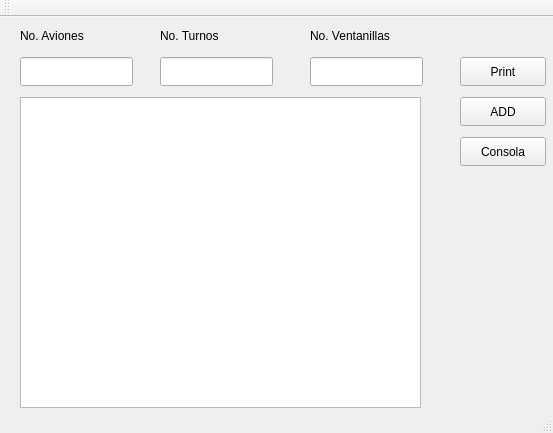
<?xml version="1.0" encoding="UTF-8"?>
<ui version="4.0">
 <class>MainWindow</class>
 <widget class="QMainWindow" name="MainWindow">
  <property name="geometry">
   <rect>
    <x>0</x>
    <y>0</y>
    <width>553</width>
    <height>433</height>
   </rect>
  </property>
  <property name="windowTitle">
   <string>MainWindow</string>
  </property>
  <widget class="QWidget" name="centralWidget">
   <widget class="QPushButton" name="pushButton">
    <property name="geometry">
     <rect>
      <x>460</x>
      <y>40</y>
      <width>86</width>
      <height>29</height>
     </rect>
    </property>
    <property name="text">
     <string>Print</string>
    </property>
   </widget>
   <widget class="QLineEdit" name="lineEdit">
    <property name="geometry">
     <rect>
      <x>20</x>
      <y>40</y>
      <width>113</width>
      <height>29</height>
     </rect>
    </property>
   </widget>
   <widget class="QLineEdit" name="lineEdit_2">
    <property name="geometry">
     <rect>
      <x>160</x>
      <y>40</y>
      <width>113</width>
      <height>29</height>
     </rect>
    </property>
   </widget>
   <widget class="QLineEdit" name="lineEdit_3">
    <property name="geometry">
     <rect>
      <x>310</x>
      <y>40</y>
      <width>113</width>
      <height>29</height>
     </rect>
    </property>
   </widget>
   <widget class="QLabel" name="label">
    <property name="geometry">
     <rect>
      <x>20</x>
      <y>10</y>
      <width>71</width>
      <height>17</height>
     </rect>
    </property>
    <property name="text">
     <string>No. Aviones</string>
    </property>
   </widget>
   <widget class="QLabel" name="label_2">
    <property name="geometry">
     <rect>
      <x>160</x>
      <y>10</y>
      <width>91</width>
      <height>17</height>
     </rect>
    </property>
    <property name="text">
     <string>No. Turnos</string>
    </property>
   </widget>
   <widget class="QLabel" name="label_3">
    <property name="geometry">
     <rect>
      <x>310</x>
      <y>10</y>
      <width>91</width>
      <height>17</height>
     </rect>
    </property>
    <property name="text">
     <string>No. Ventanillas</string>
    </property>
   </widget>
   <widget class="QPushButton" name="pushButton_2">
    <property name="geometry">
     <rect>
      <x>460</x>
      <y>80</y>
      <width>86</width>
      <height>29</height>
     </rect>
    </property>
    <property name="text">
     <string>ADD</string>
    </property>
   </widget>
   <widget class="QPushButton" name="pushButton_3">
    <property name="geometry">
     <rect>
      <x>460</x>
      <y>120</y>
      <width>86</width>
      <height>29</height>
     </rect>
    </property>
    <property name="text">
     <string>Consola</string>
    </property>
   </widget>
   <widget class="QTextEdit" name="textEdit">
    <property name="enabled">
     <bool>true</bool>
    </property>
    <property name="geometry">
     <rect>
      <x>20</x>
      <y>80</y>
      <width>401</width>
      <height>311</height>
     </rect>
    </property>
   </widget>
  </widget>
  <widget class="QMenuBar" name="menuBar">
   <property name="geometry">
    <rect>
     <x>0</x>
     <y>0</y>
     <width>553</width>
     <height>23</height>
    </rect>
   </property>
  </widget>
  <widget class="QToolBar" name="mainToolBar">
   <attribute name="toolBarArea">
    <enum>TopToolBarArea</enum>
   </attribute>
   <attribute name="toolBarBreak">
    <bool>false</bool>
   </attribute>
  </widget>
  <widget class="QStatusBar" name="statusBar"/>
 </widget>
 <layoutdefault spacing="6" margin="11"/>
 <resources/>
 <connections/>
</ui>
